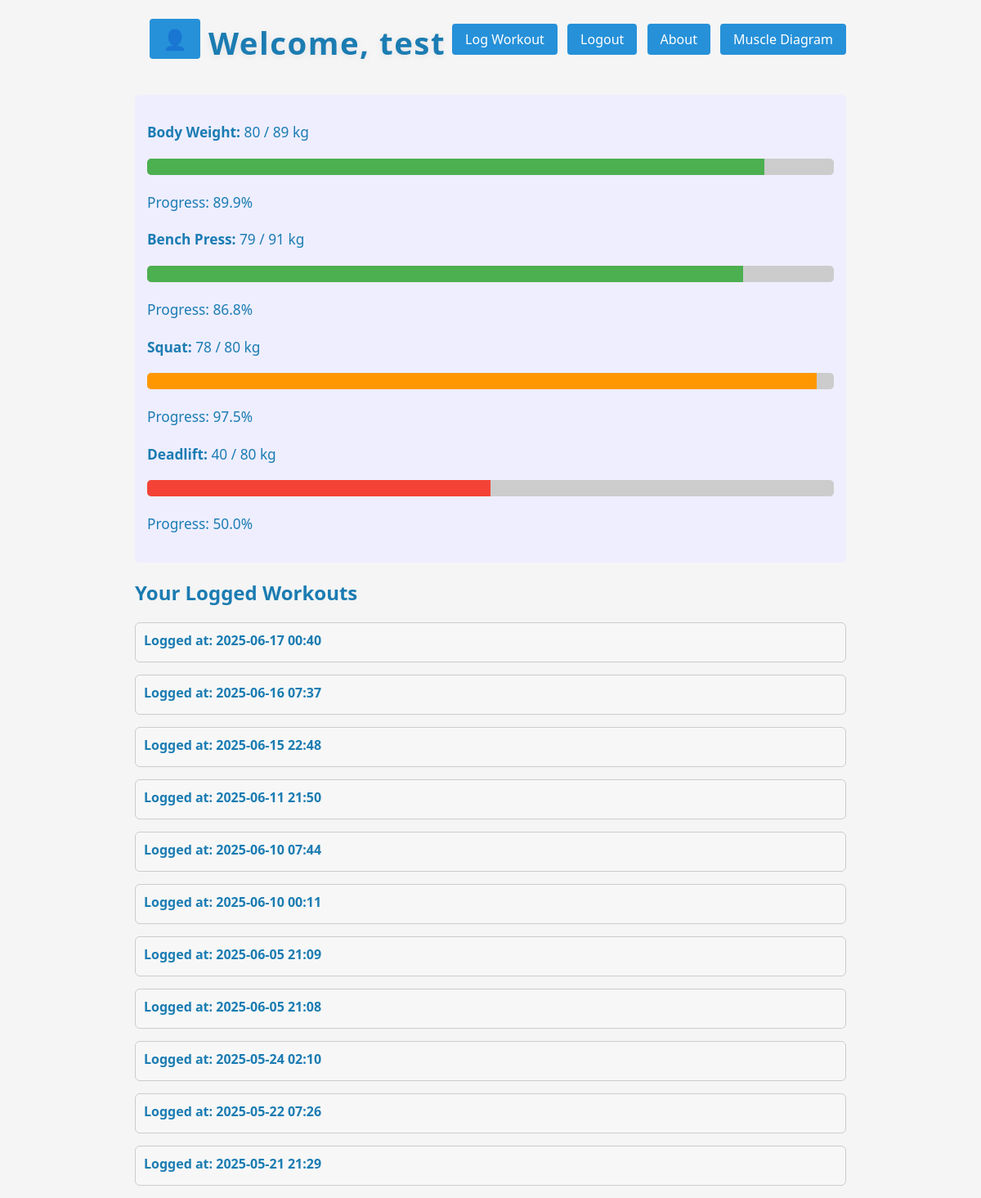
Page /home (signed in) on the earlier database version.
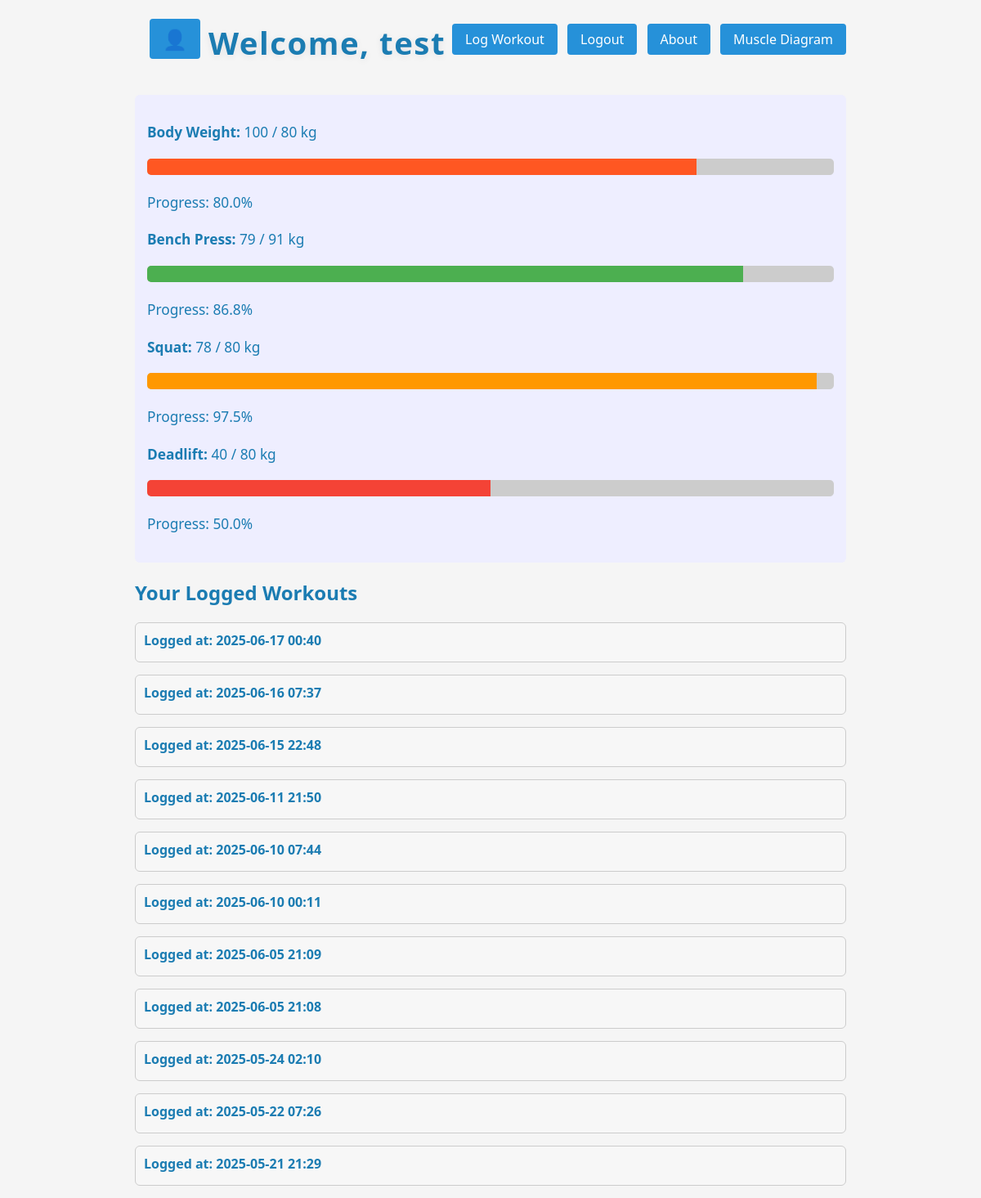
Same page on the later database version.
### workout_tracker/database_models.py (models this page shows)
class User(db.Model):
    __tablename__ = 'Users Table'
    ID = db.Column(db.Integer, primary_key=True)
    Username = db.Column(db.String, unique=True, nullable=False)
    password_hash = db.Column(db.String, nullable=False)
    Join_date = db.Column(db.String)
    instructions = db.Column(db.Text)
    description = db.Column(db.Text)
    bench_goal = db.Column(db.Integer)
    squat_goal = db.Column(db.Integer)
    deadlift_goal = db.Column(db.Integer)
    bench_current = db.Column(db.Integer)
    squat_current = db.Column(db.Integer)
    deadlift_current = db.Column(db.Integer)
    recovery_phrase = db.Column(db.Text)
    weight_updated = db.Column(db.String)
    current_weight = db.Column(db.Float)
    goal_weight = db.Column(db.Float)

### workout_tracker/app.py (the view)
@app.route('/home')
def home():
    if 'user_id' not in session:
        return redirect(url_for('login'))
    user = User.query.get(session['user_id'])
    logs = (
        UserExercise.query
        .filter_by(user_id=user.ID)
        .order_by(UserExercise.date_completed.desc())
        .all()
    )
    grouped = {}
    for log in logs:
        exercises = WorkoutExercise.query.filter_by(user_exercise_id=log.ID).all()
        grouped[log.date_completed] = {
            "meta": log,
            "exercises": exercises
        }
    return render_template('home_page.html', user=user, grouped_workouts=grouped)

### workout_tracker/app.py (called while the page is built)
@app.template_filter('datetimeformat')
def datetimeformat(value):
    return datetime.fromtimestamp(int(value)).strftime('%Y-%m-%d %H:%M')

### templates/home_page.html (shortened to what this page needs)
<!DOCTYPE html>
<html lang="en">
<head>
    <link rel="stylesheet" href="{{ url_for('static', filename='css/main_styles.css') }}">
</head>
<body>
<div class="center">
    <div class="top-bar">
        <div class="profile-icon">
            <a href="{{ url_for('profile_settings') }}" title="Edit Profile">👤</a>
        </div>
        <h1>Welcome, {{ user.Username }}</h1>
        <div>
            <a href="{{ url_for('log_workout') }}">Log Workout</a>
            <a href="{{ url_for('logout') }}">Logout</a>
            <a href="{{ url_for('about') }}">About</a>
            <a href="{{ url_for('muscles') }}">Muscle Diagram</a>
        </div>
    </div>
    <div class="goals-info">
        {% if user.current_weight and user.goal_weight %}
            <p><strong>Body Weight:</strong> {{ user.current_weight }} / {{ user.goal_weight }} kg</p>
            {% if user.goal_weight < user.current_weight %}
                {% set weight_progress = (user.goal_weight / user.current_weight) * 100 %}
                <div class="progress-bar">
                    <div class="progress-fill" style="width: {{ weight_progress | round(1) }}%; background: #ff5722;"></div>
                </div>
            {% else %}
                {% set weight_progress = (user.current_weight / user.goal_weight) * 100 %}
                <div class="progress-bar">
                    <div class="progress-fill" style="width: {{ weight_progress | round(1) }}%; background: #4caf50;"></div>
                </div>
            {% endif %}
            <p>Progress: {{ weight_progress | round(1) }}%</p>
        {% endif %}
        {% if user.bench_current and user.bench_goal %}
            <p><strong>Bench Press:</strong> {{ user.bench_current }} / {{ user.bench_goal }} kg</p>
            {% set bench_pct = (user.bench_current / user.bench_goal * 100) %}
            <div class="progress-bar">
                <div class="progress-fill" style="width: {{ bench_pct | round(1) }}%; background: #4CAF50;"></div>
            </div>
            <p>Progress: {{ bench_pct | round(1) }}%</p>
        {% endif %}
        {% if user.squat_current and user.squat_goal %}
            <p><strong>Squat:</strong> {{ user.squat_current }} / {{ user.squat_goal }} kg</p>
            {% set squat_pct = (user.squat_current / user.squat_goal * 100) %}
            <div class="progress-bar">
                <div class="progress-fill" style="width: {{ squat_pct | round(1) }}%; background: #FF9800;"></div>
            </div>
            <p>Progress: {{ squat_pct | round(1) }}%</p>
        {% endif %}
        {% if user.deadlift_current and user.deadlift_goal %}
            <p><strong>Deadlift:</strong> {{ user.deadlift_current }} / {{ user.deadlift_goal }} kg</p>
            {% set dl_pct = (user.deadlift_current / user.deadlift_goal * 100) %}
            <div class="progress-bar">
                <div class="progress-fill" style="width: {{ dl_pct | round(1) }}%; background: #F44336;"></div>
            </div>
            <p>Progress: {{ dl_pct | round(1) }}%</p>
        {% endif %}
    </div>
    <h2>Your Logged Workouts</h2>
    {% if grouped_workouts %}
        {% for ts, block in grouped_workouts.items() %}
        <div class="workout-entry">
            <div class="workout-header" onclick="toggleDetails(this)">
                Logged at: {{ ts | datetimeformat }}
            </div>
        </div>
        {% endfor %}
    {% else %}
        <p>No workouts logged yet.</p>
    {% endif %}
</div>
</body>
</html>

Differences in the rows shown:
changed User "test": current_weight "80" → "100"; goal_weight "89" → "80"
Other differences:
{{ weight_progress | round(1) }}: "89.9" → "80.0"
